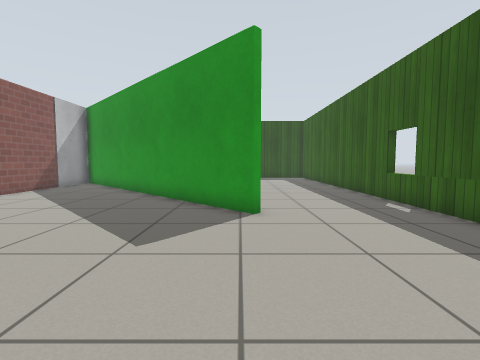
view 1 (above)

21 first-person views from a walk through a world built for the Gazebo simulator. The camera is 0.72 m above the floor, tilts 4° down and sees 85° across. The floor is counted in squares, 0.5 m on a side. Each view is taken from the middle of a square. On the plan, view 1 faces up. The plan holds only what a view shows up to about 13 squares ahead; the rest is blank. Simple patterns stand in for the simulator's built-in surfaces.

view 2
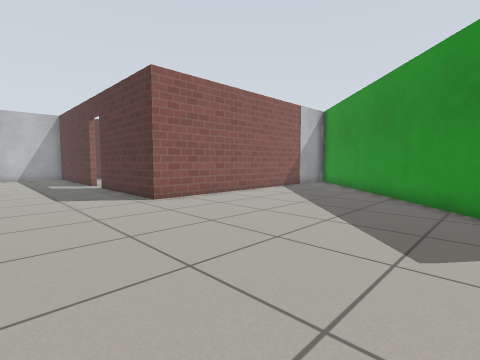

view 3
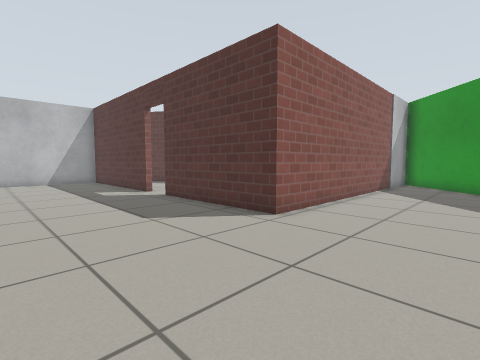

view 4
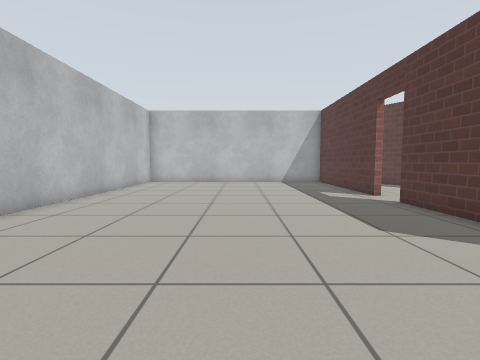

view 5
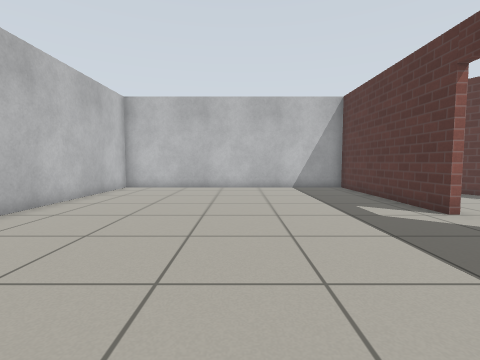

view 6
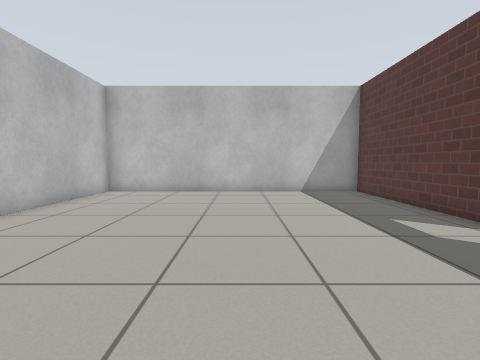

view 7
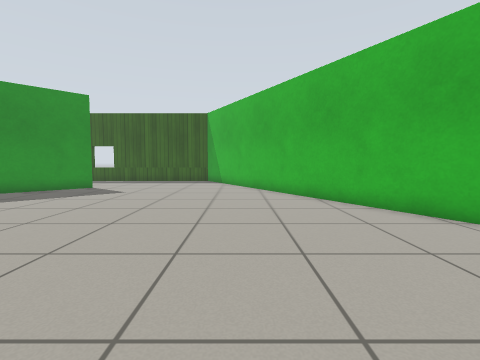

view 8
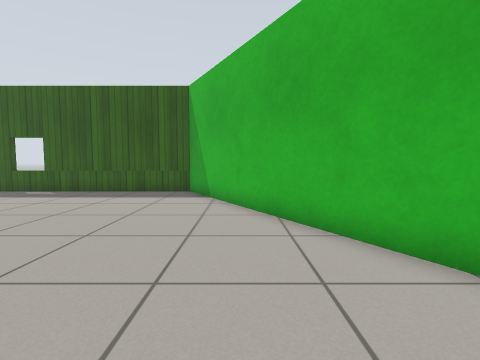

view 9
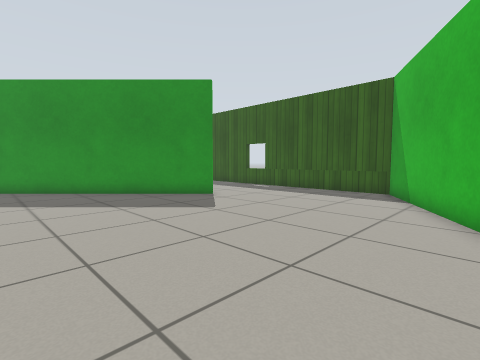

view 10
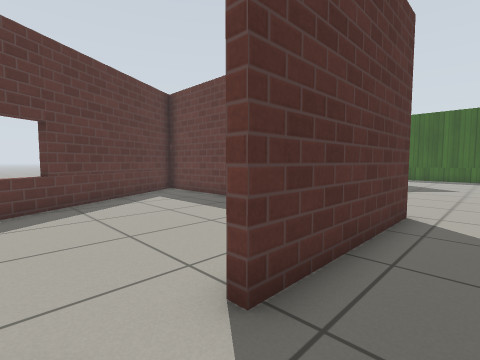

view 11
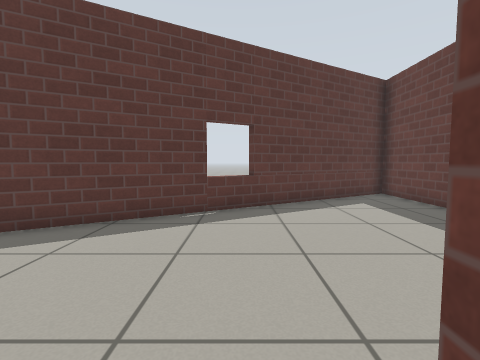

view 12
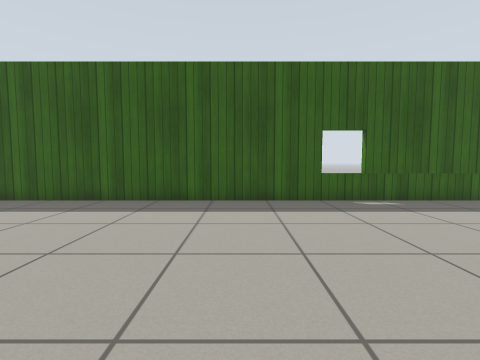

view 13
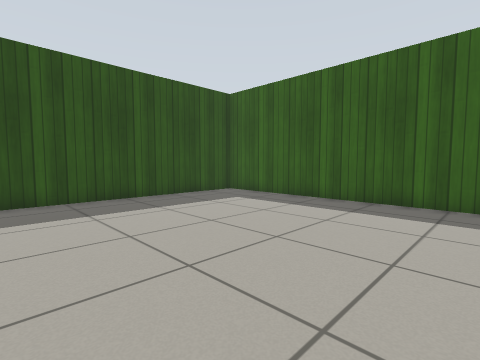

view 14
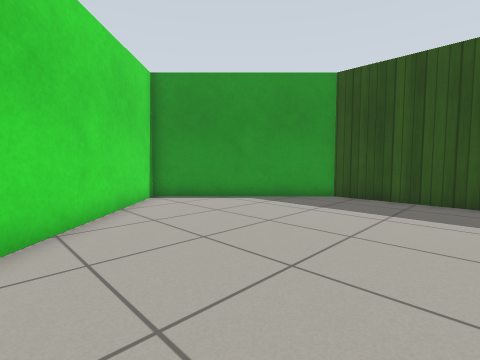

view 15
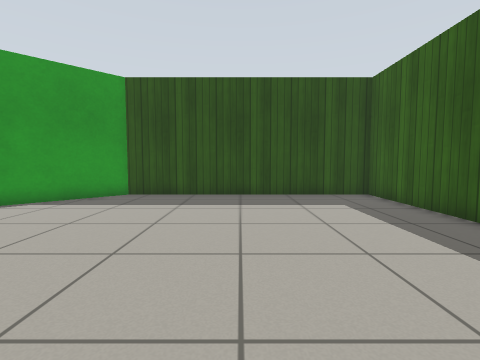

view 16
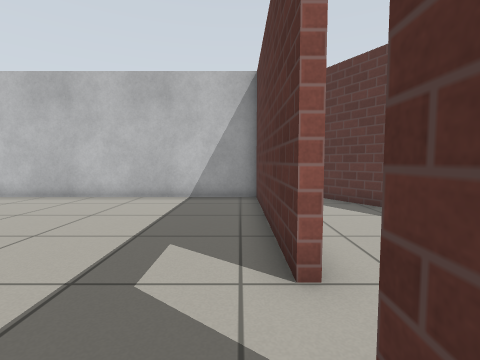

view 17
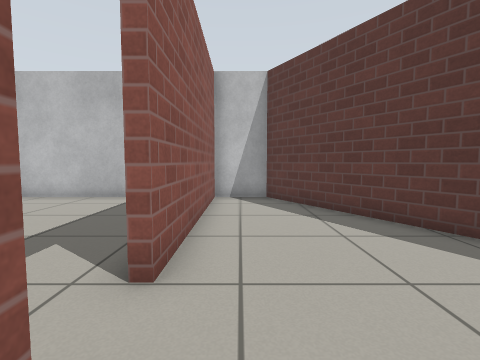

view 18
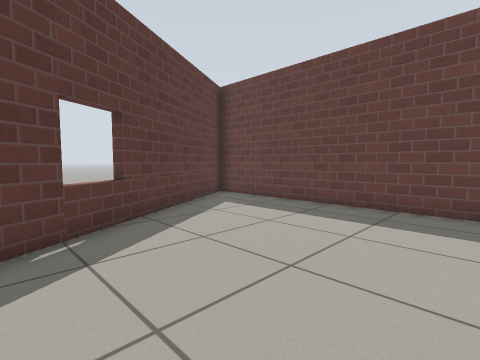

view 19
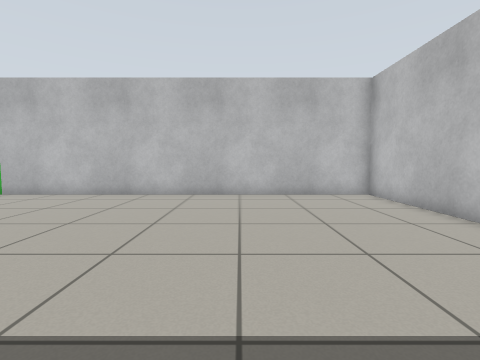

view 20
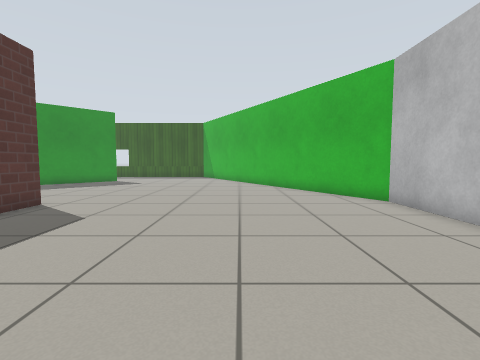

view 21
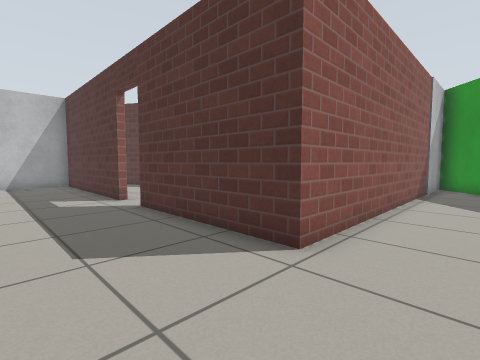

### Floor plan
Points are (right, up) in squares from view 1. A wall is a line through its corners. A room is listed if a view was taken in it or the views show most of it. See-through windows are left out.
Room 1 (views 1, 2, 3, 4, 5, 6, 7, 8, 9, 10, 11, 16, 19, 20, 21)
walls: (-18, 4.7) (-25.6, 4.7) (-25.6, -7.4) (-9.6, -7.4) (5.6, 1.4) (5.6, 9.4); (0.4, 7.1) (-10.1, 17.6); (-10.3, 17.4) (-10.3, 4.7) (-16.3, 4.7)
ways out: opening at (3, 8.8) to room 2; open door at (-17.5, 5) to room 3
Room 2 (views 12, 13, 14, 15)
walls: (5.6, 9.4) (5.6, 23.4) (-4.9, 23.4) (-10.2, 18.1) (-5.2, 13.1)
ways out: opening at (3, 8.8) to room 1
Room 3 (views 17, 18)
walls: (-10.6, 6.2) (-10.6, 15.8) (-25.6, 7.1) (-25.6, 5) (-18, 5)
ways out: open door at (-17.5, 5) to room 1

Positions as (right, up) in squares from view 1, and headings:
1: (0, 0), facing up
2: (-1, 0), facing up-left
3: (-6, -1), facing up-left
4: (-7, -1), facing left
5: (-11, -1), facing left
6: (-13, -1), facing left
7: (-14, -1), facing right
8: (-7, -1), facing right
9: (-7, -2), facing up-right
10: (-18, 3), facing up-right
11: (-17, 4), facing up
12: (-4, 13), facing right
13: (-4, 13), facing up-right
14: (0, 13), facing up-left
15: (0, 12), facing up
16: (-15, 4), facing left
17: (-15, 6), facing left
18: (-19, 6), facing up-right
19: (-20, 4), facing down
20: (-19, -2), facing right
21: (-8, 1), facing up-left
